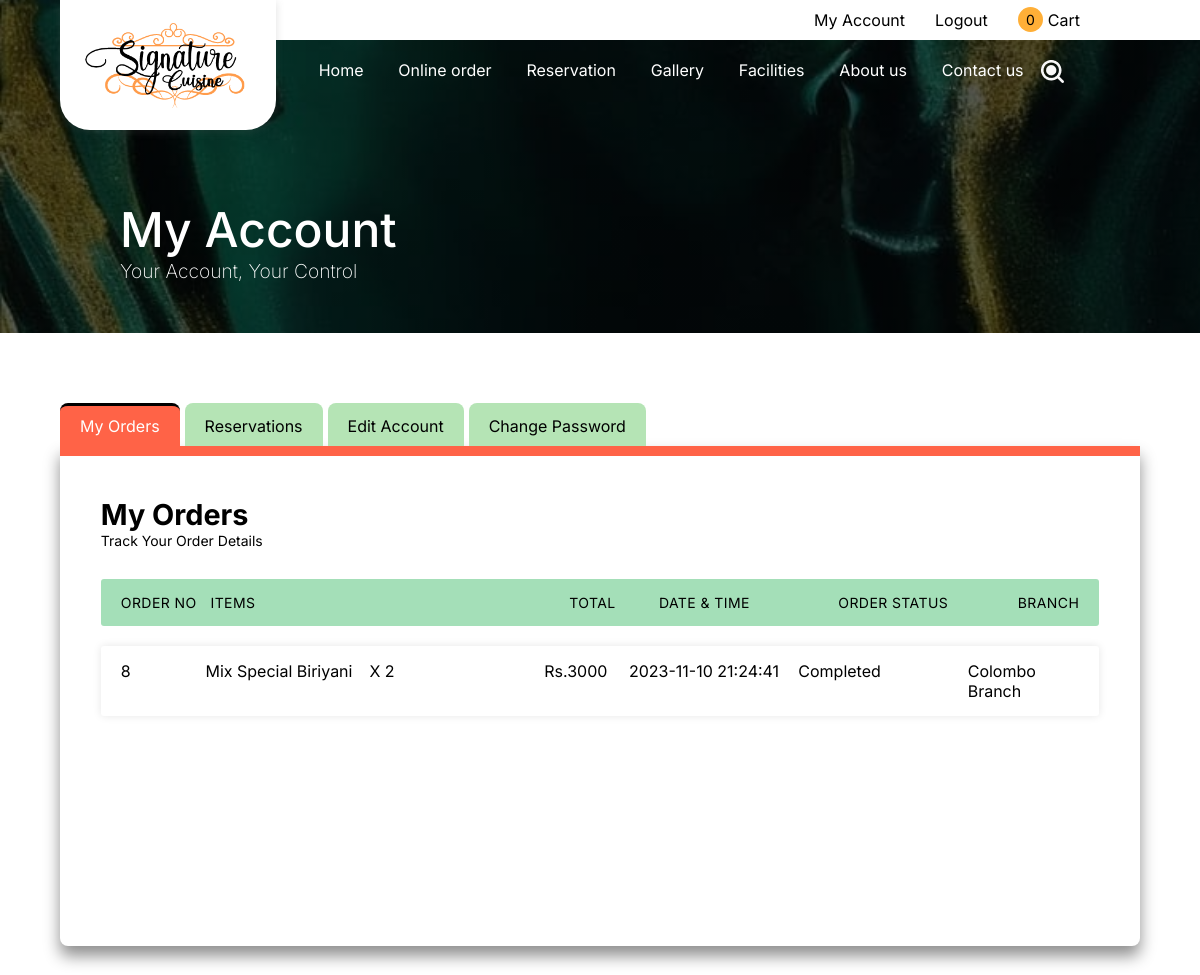
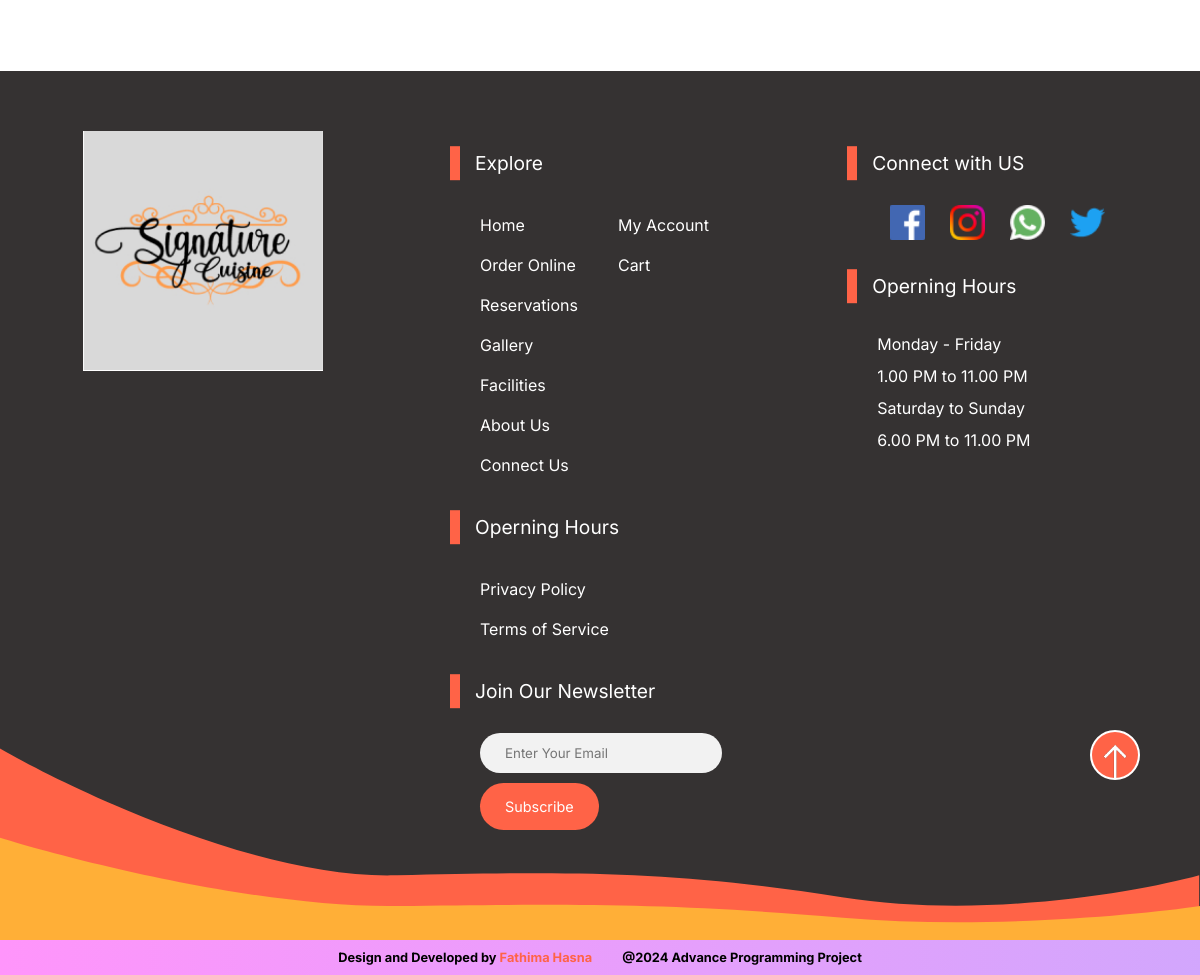
Screenshot of /my-account (signed in) with the database file from the repository (2 pictures, top to bottom).
### tables this page shows
CREATE TABLE `orders` (
  `id` int(11) NOT NULL,
  `customer_id` int(11) NOT NULL,
  `name` varchar(50) NOT NULL,
  `branch_id` int(11) NOT NULL,
  `order_details` longtext NOT NULL CHECK (json_valid(`order_details`)),
  `status` varchar(30) NOT NULL DEFAULT 'Pending',
  `ordered_dt` datetime NOT NULL,
  `location` longtext DEFAULT NULL,
  `user_note` varchar(1000) DEFAULT NULL,
  `payment_method` varchar(50) NOT NULL,
  `address` varchar(200) NOT NULL,
  `admin_note` varchar(200) DEFAULT NULL,
  `last_change` varchar(50) DEFAULT 'not-yet'
);

CREATE TABLE `branches` (
  `Branch_Id` int(11) NOT NULL,
  `Name` varchar(30) NOT NULL,
  `Address` varchar(200) NOT NULL,
  `Tel_no` varchar(50) NOT NULL,
  `Latitude` varchar(50) NOT NULL,
  `Longitude` varchar(50) NOT NULL,
  `SeatCapacity` int(11) NOT NULL DEFAULT 50
);

### app/controllers/my-account.php (called while the page is built, shortened)
<?php
include("app/models/Order.model.php");
$order = new Order();
$orderData = $order::get_item_by_customer($_SESSION['Customer_Id']);
include("app/views/my-account.view.php");

### app/init.php (called while the page is built, shortened)
<?php
include("app/core/Database.php");
include("app/router.php");

### index.php (called while the page is built, shortened)
<?php
include("./app/init.php");

### app/core/Database.php (called while the page is built, shortened)
<?php
Class Database {
    public static $con;
    private static $instance = null;
    public function __construct(){
        try {
            $string = DB_TYPE . ":host=" . DB_HOST . ";dbname=" . DB_NAME;
            self::$con = new PDO($string, DB_USER, DB_PASS);
        } catch (PDOException $e) {
            die($e->getMessage());
        }
    }
    public static function getInstance(){
        if (self::$instance === null) {
            self::$instance = new Database();
        }
        return self::$instance;
    }
    public function read($query, $data = array())
    {
        $statement = self::$con->prepare($query);
        $result = $statement->execute($data);
        if($result){
            $data = $statement->fetchAll(PDO::FETCH_ASSOC);
            if(is_array($data)){
                return $data;
            }
        }
        return false;
    }
}

### app/models/Order.model.php (called while the page is built, shortened)
<?php
class Order
{
    public static function get_item_by_customer($id)
    {
        $DB = Database::getInstance();
        return $DB->read("SELECT orders.*, branches.Name AS 'branch_name' FROM orders INNER JOIN branches ON orders.branch_id = branches.Branch_Id WHERE orders.customer_id = :id ORDER BY orders.id DESC", array('id' => $id));
    }
}

### app/views/my-account.view.php (the view, shortened to what this page needs)
<?php  include "app/views/partials/header.php"; ?>
   <main class="account-page">
       <div class="cart-heading">
           <div class="container">
               <h1>
                   My Account
               </h1>
               <p>
                   Your Account, Your Control
               </p>
           </div>
       </div>
       <div class="container">
           <div class="tabs">
               <div class="tab-labels">
                   <label for="tab-1">My Orders</label>
                   <label for="tab-2">Reservations</label>
                   <label for="tab-3">Edit Account</label>
                   <label for="tab-4">Change Password</label>
               </div>
               <div class="tab-panels">
                   <div class="panel" id="t-p-1">
                       <h2>My Orders</h2>
                       <p class="t-sub">Track Your Order Details</p>
                       <div class="table-container">
                           <ul class="Order-table">
                               <li class="table-header">
                                   <div class="col col-1">Order No</div>
                                   <div class="col col-2">Items</div>
                                   <div class="col col-3">Total</div>
                                   <div class="col col-4">Date & Time</div>
                                   <div class="col col-5">Order Status</div>
                                   <div class="col col-6">branch</div>
                               </li>
                               <?php
                                   foreach ($orderData as $order) {
                                       echo '<li class="table-row">';
                                       echo '<div class="col col-1" data-label="Order No">' . $order['id'] . '</div>';
                                       echo '<div class="col col-2" data-label="Items">';
                                       $orderDetails = json_decode($order['order_details'], true);
                                       foreach ($orderDetails['items'] as $item) {
                                           echo '<div class="order-t-i">';
                                           echo '<p>' . $item['name'] . '</p><span>X ' . $item['quantity'] . '</span>';
                                           echo '</div>';
                                       }
                                       echo '</div>';
                                       echo '<div class="col col-3" data-label="Total">Rs.' . $orderDetails['total'] . '</div>';
                                       echo '<div class="col col-4" data-label="Date & Time">' . $order['ordered_dt'] . '</div>';
                                       echo '<div class="col col-5" data-label="Order status">' . ucfirst($order['status']) . '</div>';
                                       echo '<div class="col col-6" data-label="Branch">' . $order['branch_name'] . '</div>';
                                       echo '</li>';
                                   }
                               ?>
                           </ul>
                       </div>
                   </div>
               </div>
           </div>
       </div>
   </main>
   <?php include("app/views/partials/footer.php"); ?>

### assets/css/common.css (style rules this page uses)
* { margin: 0; padding: 0; box-sizing: border-box; font-family: 'Inter', sans-serif; }
body { overflow-x: hidden; }
:root { --coral: #FF6347; --gold: #FFAF37; --charcoal: #35424A; }
.container { width: 90%; margin: 0 auto; max-width: 1400px; }

### assets/css/customer.css (style rules this page uses)
main { padding-top: 80px; }
.cart-heading { background-image: linear-gradient(rgba(0, 0, 0, 0.64), rgba(0, 0, 0, 0.686)), url(../images/login-back.jpg); background-repeat: no-repeat; background-size: cover; background-attachment: fixed; padding-top: 200px; padding-bottom: 20px; }
.cart-heading>.container { padding-left: 5%; }
.cart-heading>.container>h1 { color: white; font-size: 3rem; font-weight: 500; }
.cart-heading>.container>p { color: white; font-size: 1.2rem; font-weight: 200; margin-bottom: 30px; }
.account-page { background-color: white; margin: 0; padding: 0; }
.cart-heading { margin-bottom: 70px; }
.tabs { width: 100%; }
.tab-labels { display: flex; gap: 5px; }
.tab-labels>label { padding: 10px 20px; background: rgb(181, 228, 181); cursor: pointer; border-radius: 8px 8px 0px 0px; transition: 0.3s; border-top: 3px solid transparent; }
.tab-panels { background: #fff; box-shadow: 0 10px 1rem #00000071; min-height: 500px; width: 100%; border-radius: 0px 0px 8px 8px; padding: 20px; margin-bottom: 100px; border-top: var(--coral) solid 10px; }
.panel { display: none; padding: 2%; }
#tab-1:checked~.tab-panels #t-p-1, #tab-2:checked~.tab-panels #t-p-2, #tab-3:checked~.tab-panels #t-p-3, #tab-4:checked~.tab-panels #t-p-4 { display: block; }
#tab-1:checked~.tab-labels label:first-child, #tab-2:checked~.tab-labels label:nth-child(2), #tab-3:checked~.tab-labels label:nth-child(3), #tab-4:checked~.tab-labels label:nth-child(4) { background: var(--coral); color: white; border-top: 3px solid #000000; }
.panel>h2 { font-size: 1.8rem; }
.panel>p { font-size: 14px; margin-bottom: 30px; }
.table-container { width: 100%; }
.Order-table li { border-radius: 3px; padding: 15px 20px; display: flex; justify-content: space-between; margin-bottom: 10px; }
.Order-table li:first-child { margin-bottom: 20px; }
.Order-table .table-header { background-color: #a4dfb8; font-size: 14px; text-transform: uppercase; letter-spacing: 0.03em; }
.Order-table .table-row { background-color: #ffffff; box-shadow: 0px 0px 9px 0px rgba(0, 0, 0, 0.1); }
.Order-table .col-1 { flex-basis: 10%; }
.Order-table .col-2 { flex-basis: 40%; }
.Order-table .col-3 { flex-basis: 10%; }
.Order-table .col-4 { flex-basis: 20%; }
.Order-table .col-5 { flex-basis: 20%; }
.order-t-i { display: flex; flex-direction: row; justify-content: flex-start; gap: 5%; align-items: center; margin-bottom: 5px; }

### rows the page displays
orders: id "8", name "Mix Special Biriyani", quantity "2", order_details "3000", ordered_dt "2023-11-10 21:24:41", status "Completed", branch.Name "Colombo Branch"

### other values shown
get_cart_count() "0"
